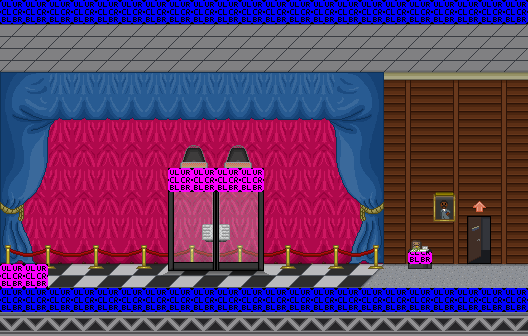

A 2D game scene composited from a Tiled map and its tileset images. What follows is a short description and the map's XML, with each tile layer's data collapsed to a summary:
An orthogonal 22x14 tile map with 24x24 px tiles, 9 tile layers (bg, toptile, tileline, curtainspink, ...), 2 tilesets and 59 objects (54x sprite, 2x killing_floor, door, info, spawn).

<map version="1.0" orientation="orthogonal" width="22" height="14" tilewidth="24" tileheight="24">
 <properties>
 </properties>
 <tileset firstgid="1" name="sunchamber" tilewidth="24" tileheight="24">
  <image source="../images/tilesets/sunchamber.png" width="288" height="192" />
 </tileset>
 <tileset firstgid="97" name="collisions" tilewidth="24" tileheight="24">
  <image source="../images/tilesets/collisions.png" width="632" height="512" />
 </tileset>
 <layer name="bg" width="22" height="14">
  <data>[308 cells, 195 non-empty, 11 distinct tile ids]</data>
 </layer>
 <layer name="toptile" width="22" height="14">
  <data>[308 cells, 3 non-empty, 3 distinct tile ids]</data>
 </layer>
 <layer name="tileline" width="22" height="14">
  <data>[308 cells, 6 non-empty, 1 distinct tile ids]</data>
 </layer>
 <layer name="curtainspink" width="22" height="14">
  <data>[308 cells, 108 non-empty, 3 distinct tile ids]</data>
 </layer>
 <layer name="curtainsblue" width="22" height="14">
  <data>[308 cells, 64 non-empty, 22 distinct tile ids]</data>
 </layer>
 <layer name="velvetropes" width="22" height="14">
  <data>[308 cells, 32 non-empty, 4 distinct tile ids]</data>
 </layer>
 <layer name="deco" width="22" height="14">
  <data>[308 cells, 13 non-empty, 12 distinct tile ids]</data>
 </layer>
 <layer name="sunchamber" width="22" height="14">
  <data>[308 cells, 26 non-empty, 13 distinct tile ids]</data>
 </layer>
 <layer name="collision" width="22" height="14">
  <data>[308 cells, 51 non-empty, 3 distinct tile ids]</data>
 </layer>
 <objectgroup name="nodes" width="22" height="14">
  <!-- 59 objects omitted --></objectgroup>
</map>
<!-- 59 of 59 objects omitted -->
